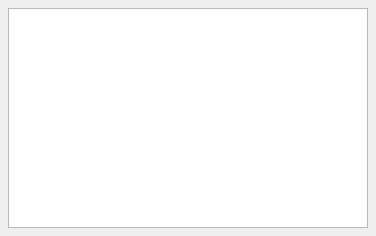
<?xml version="1.0" encoding="UTF-8"?>
<ui version="4.0">
 <class>PixelSpectrumViewerDock</class>
 <widget class="QDockWidget" name="PixelSpectrumViewerDock">
  <property name="windowTitle">
   <string>Pixel Spectrum Viewer</string>
  </property>

  <widget class="QWidget" name="dockWidgetContents">
   <layout class="QVBoxLayout" name="verticalLayout">
    <property name="spacing">
     <number>6</number>
    </property>
    <property name="leftMargin">
     <number>8</number>
    </property>
    <property name="topMargin">
     <number>8</number>
    </property>
    <property name="rightMargin">
     <number>8</number>
    </property>
    <property name="bottomMargin">
     <number>8</number>
    </property>
    <item>
     <widget class="QGraphicsView" name="graphicsViewSpectrum">
      <property name="sizePolicy">
       <sizepolicy hsizetype="Expanding" vsizetype="Expanding">
        <horstretch>0</horstretch>
        <verstretch>0</verstretch>
       </sizepolicy>
      </property>
      <property name="minimumSize">
       <size>
        <width>360</width>
        <height>220</height>
       </size>
      </property>
      <property name="frameShape">
       <enum>QFrame::StyledPanel</enum>
      </property>
      <property name="frameShadow">
       <enum>QFrame::Sunken</enum>
      </property>
      <property name="dragMode">
       <enum>QGraphicsView::NoDrag</enum>
      </property>
     </widget>
    </item>
   </layout>
  </widget>
 </widget>
 <resources/>
 <connections/>
</ui>
